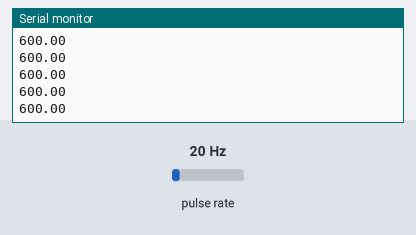
Recording of a sketch running on a simulated Arduino Uno, built with avr-gcc and run on an emulated ATmega328P. Parts: the last lines printed to the serial monitor. Wiring (inferred from the names in the program): pulse sensor: data pin 2. The test bench sets the inputs (shaded band); at power-on: pulse rate 20 Hz.

Above: at 1.2 s.
1.3 s: pulse rate (sensor on pin 2) set to 4 Hz
At 1.41 s:
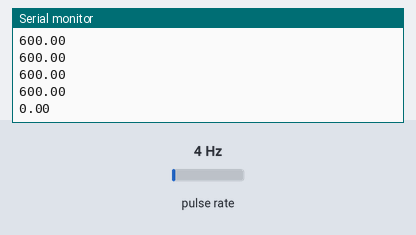
2.8 s: pulse rate (sensor on pin 2) set to 50 Hz
At 2.81 s:
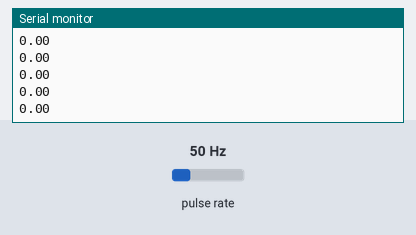
Timing chart, 0 to 5.8 s (numbered marks = the images above; inputs shaded):
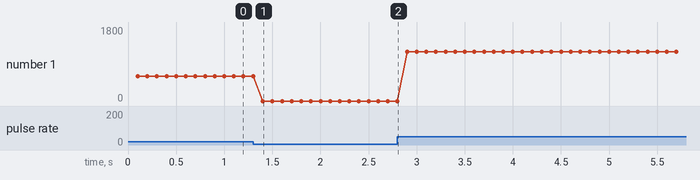

The sketch:

measure-rpm.ino
```cpp
const int rpmPin = 2;  // digital pin for measuring RPM
const int sampleTime = 100;  // sample time in milliseconds

unsigned long lastRpmTime = 0;  // last time the RPM was measured
unsigned long pulseCount = 0;  // number of pulses counted

void setup() {
  pinMode(rpmPin, INPUT);  // set the rpmPin as an input
  attachInterrupt(digitalPinToInterrupt(rpmPin), countPulse, RISING);  // attach an interrupt to the rpmPin
  Serial.begin(9600);  // initialize serial communication
}

void loop() {
  if (millis() - lastRpmTime >= sampleTime) {
    // calculate RPM
    float rpm = (pulseCount / 2) * (60000 / sampleTime);

    // reset pulse count
    pulseCount = 0;
    lastRpmTime = millis();

    // print RPM to the serial monitor
    Serial.println(rpm);
  }
}

// interrupt routine to count pulses
void countPulse() {
  pulseCount++;
}
```

Measured:
- after the input at 1.3 s, the serial monitor: prints a new line after 0.10 s (image 1)
- plotted number 1: 600 → 0 after the input at 1.3 s, 0 → 1200 after the input at 2.8 s
